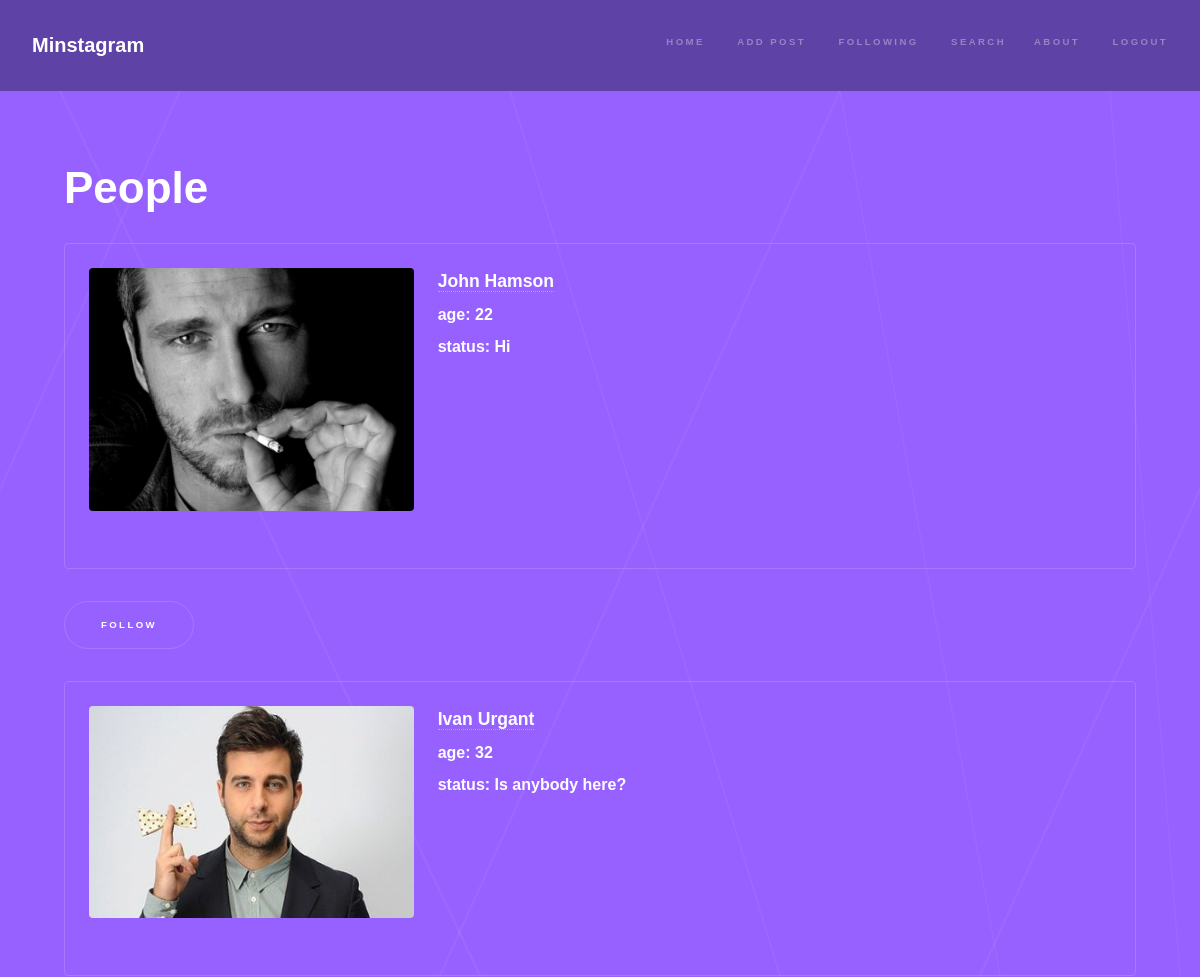
Before: /search/ (signed in, upper part) with the older database file.
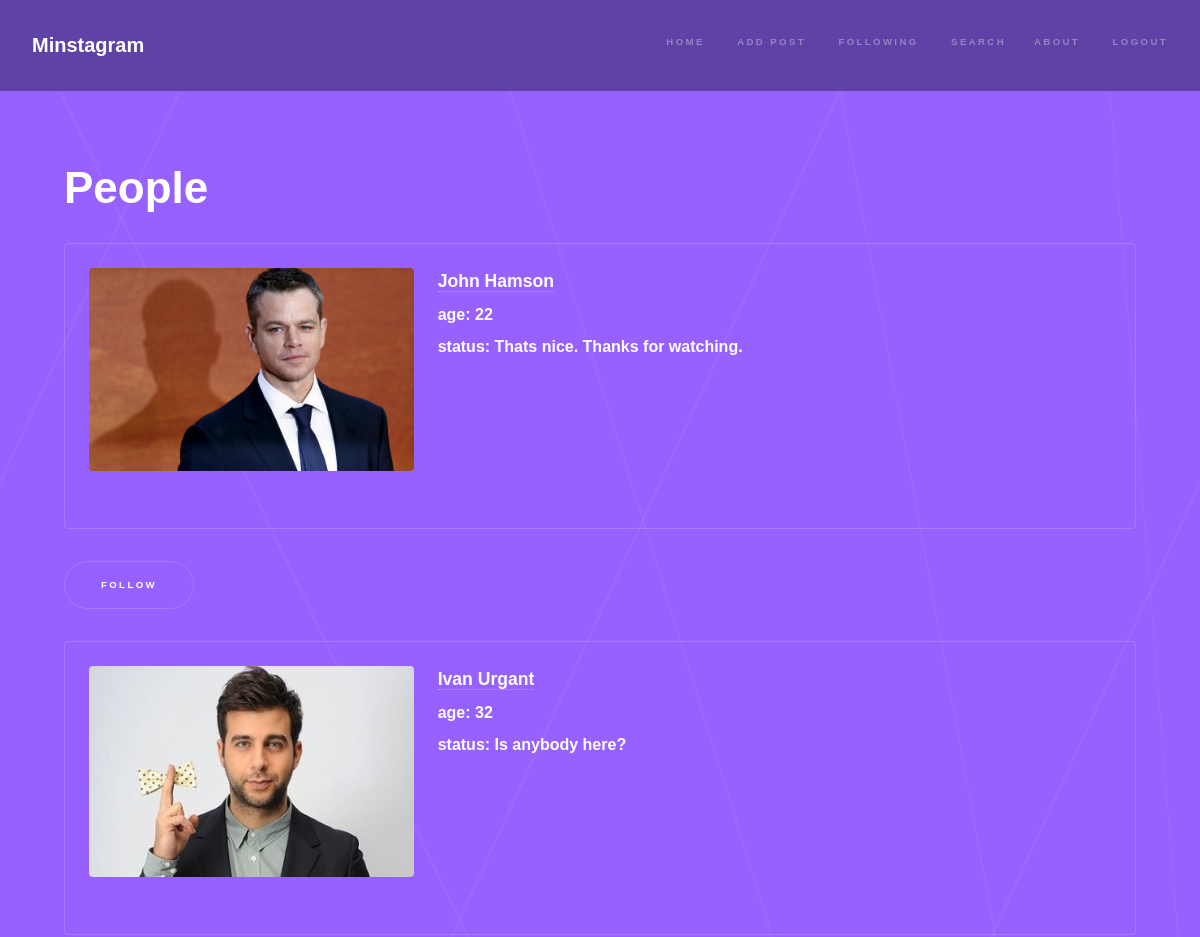
After: the same page with the newer database file.
### userpage/models.py (models this page shows)
class UserProfileData(models.Model):
    class Meta:
        db_table = 'user_profile_data'
    status = models.CharField(max_length=200, null=True, blank=True)
    avatar = models.ImageField(null=True, blank=True)
    age = models.IntegerField(null=True, blank=True)
    user = models.OneToOneField(User, on_delete=models.CASCADE)
    subscriptions = models.ManyToManyField(User, related_name="followed", blank=True)

### userpage/views.py (the view)
# urls.py: url(r'^search/$', views.find_friends, name='find_friends'),
@login_required
def find_friends(request):
    profile_data = UserProfileData.objects.filter(~Q(user=request.user))
    following = request.user.userprofiledata.subscriptions.all()
    context_data = {
        "profile_data": profile_data,
        "following": following,
    }
    return render(request, "userpage/search.html", context_data)

### templates/userpage/search.html (shortened to what this page needs)
{% extends "loginedin.html" %}
{% block content %}
        <div id="wrapper">
            <section id="intro" class="wrapper style1 fullscreen fade-up">
                <div class="inner">
                    <h1>People</h1>
                    {% for profile in profile_data %}
                        <div class="box">
                             <div class="row">
                                 <div class="4u 12u(medium)">
                                     {% if profile.avatar %}
                                        <img src="{{ profile.avatar.url }}" class="image fit">
                                     {% endif %}
                                 </div>
                                 <div class="8u 12u(medium)">
                                    <h3><a href="{% url "minstagram:see_user" id=profile.user.id %}"> {{ profile.user.first_name }} {{ profile.user.last_name }}</a></h3>
                                    <h4> age: {{ profile.age }}</h4>
                                    <h4> status: {{ profile.status }}</h4>
                                 </div>
                             </div>
                        </div>
                        {% if profile.user not in following %}
                            <ul class="actions">
                                <li><a href="{% url "minstagram:follow" id=profile.user.id %}" class="button scrolly">follow</a></li>
                            </ul>
                        {% elif profile.user in following %}
                            <ul class="actions">
                                <li><a href="{% url "minstagram:unfollow" id=profile.user.id %}" class="button scrolly">unfollow</a></li>
                            </ul>
                        {% endif %}
                    {% endfor %}
                </div>
            </section>
        </div>
{% endblock %}

### templates/userpage/loginedin.html
{% extends "base.html" %}
{% block header %}
<header id="header">
    <a href="{% url "minstagram:home" %}" class="title">Minstagram</a>
    <nav>
        <ul>
            <li><a href="{% url "minstagram:home" %}">Home</a></li>
            <li><a href="{% url "minstagram:create_post" %}">Add Post</a></li>
            <li><a href="{% url "minstagram:see_friends" %}">Following</a></li>
            <li><a href="{% url "minstagram:find_friends" %}">Search</a>
            <li><a href="{% url "minstagram:about" %}">About</a></li>
            <li><a href="{% url "minstagram:logout" %}">Logout</a></li>
        </ul>
    </nav>
</header>
{% endblock %}

### templates/userpage/base.html (shortened to what this page needs)
{% load staticfiles %}
<html>
  <head>
      <link rel="stylesheet" href="/static/css/main.css" />
  </head>
  <body>
    {% block header %}{% endblock %}
    {% block content %}{% endblock %}
  </body>
</html>

Changed rows visible on the page:
changed UserProfileData "John": avatar: a different picture; status "Hi" → "Thats nice. Thanks for watching."
